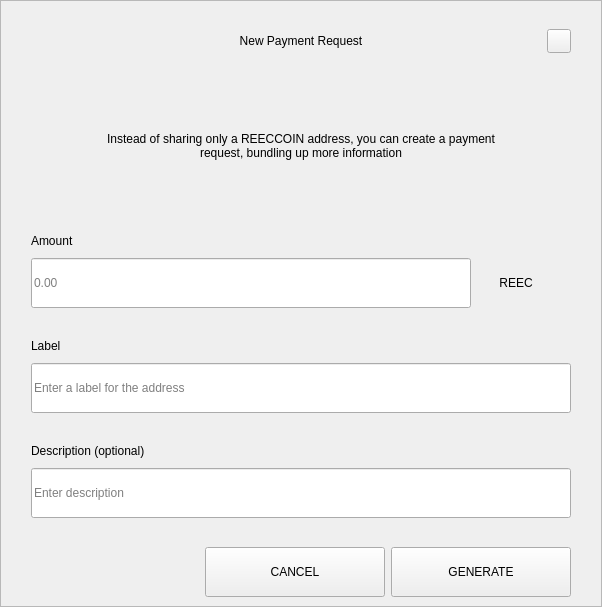
<?xml version="1.0" encoding="UTF-8"?>
<ui version="4.0">
 <class>RequestDialog</class>
 <widget class="QDialog" name="RequestDialog">
  <property name="geometry">
   <rect>
    <x>0</x>
    <y>0</y>
    <width>602</width>
    <height>607</height>
   </rect>
  </property>
  <property name="windowTitle">
   <string>Dialog</string>
  </property>
  <layout class="QVBoxLayout" name="verticalLayout_5">
   <property name="spacing">
    <number>0</number>
   </property>
   <property name="leftMargin">
    <number>0</number>
   </property>
   <property name="topMargin">
    <number>0</number>
   </property>
   <property name="rightMargin">
    <number>0</number>
   </property>
   <property name="bottomMargin">
    <number>0</number>
   </property>
   <item>
    <widget class="QFrame" name="frame">
     <property name="styleSheet">
      <string notr="true"/>
     </property>
     <property name="frameShape">
      <enum>QFrame::StyledPanel</enum>
     </property>
     <property name="frameShadow">
      <enum>QFrame::Raised</enum>
     </property>
     <layout class="QVBoxLayout" name="verticalLayout_4" stretch="1,0,0">
      <property name="spacing">
       <number>0</number>
      </property>
      <property name="leftMargin">
       <number>30</number>
      </property>
      <property name="topMargin">
       <number>20</number>
      </property>
      <property name="rightMargin">
       <number>30</number>
      </property>
      <property name="bottomMargin">
       <number>0</number>
      </property>
      <item>
       <layout class="QHBoxLayout" name="horizontalLayout_3">
        <property name="spacing">
         <number>0</number>
        </property>
        <item>
         <spacer name="horizontalSpacer_21">
          <property name="orientation">
           <enum>Qt::Horizontal</enum>
          </property>
          <property name="sizeHint" stdset="0">
           <size>
            <width>40</width>
            <height>20</height>
           </size>
          </property>
         </spacer>
        </item>
        <item>
         <widget class="QLabel" name="labelTitle">
          <property name="minimumSize">
           <size>
            <width>0</width>
            <height>40</height>
           </size>
          </property>
          <property name="maximumSize">
           <size>
            <width>16777215</width>
            <height>40</height>
           </size>
          </property>
          <property name="styleSheet">
           <string notr="true">padding-left:24px;</string>
          </property>
          <property name="text">
           <string>New Payment Request</string>
          </property>
          <property name="alignment">
           <set>Qt::AlignCenter</set>
          </property>
          <property name="margin">
           <number>7</number>
          </property>
         </widget>
        </item>
        <item>
         <spacer name="horizontalSpacer">
          <property name="orientation">
           <enum>Qt::Horizontal</enum>
          </property>
          <property name="sizeHint" stdset="0">
           <size>
            <width>40</width>
            <height>20</height>
           </size>
          </property>
         </spacer>
        </item>
        <item>
         <widget class="QPushButton" name="btnEsc">
          <property name="minimumSize">
           <size>
            <width>24</width>
            <height>24</height>
           </size>
          </property>
          <property name="maximumSize">
           <size>
            <width>24</width>
            <height>24</height>
           </size>
          </property>
          <property name="focusPolicy">
           <enum>Qt::NoFocus</enum>
          </property>
          <property name="text">
           <string/>
          </property>
         </widget>
        </item>
       </layout>
      </item>
      <item>
       <widget class="QStackedWidget" name="stack">
        <property name="minimumSize">
         <size>
          <width>540</width>
          <height>0</height>
         </size>
        </property>
        <property name="maximumSize">
         <size>
          <width>540</width>
          <height>16777215</height>
         </size>
        </property>
        <property name="currentIndex">
         <number>0</number>
        </property>
        <widget class="QWidget" name="page_1">
         <property name="minimumSize">
          <size>
           <width>540</width>
           <height>0</height>
          </size>
         </property>
         <property name="maximumSize">
          <size>
           <width>540</width>
           <height>16777215</height>
          </size>
         </property>
         <layout class="QVBoxLayout" name="layout1">
          <property name="spacing">
           <number>0</number>
          </property>
          <property name="leftMargin">
           <number>0</number>
          </property>
          <property name="topMargin">
           <number>0</number>
          </property>
          <property name="rightMargin">
           <number>0</number>
          </property>
          <property name="bottomMargin">
           <number>0</number>
          </property>
          <item>
           <spacer name="verticalSpacer_21">
            <property name="orientation">
             <enum>Qt::Vertical</enum>
            </property>
            <property name="sizeType">
             <enum>QSizePolicy::Fixed</enum>
            </property>
            <property name="sizeHint" stdset="0">
             <size>
              <width>20</width>
              <height>30</height>
             </size>
            </property>
           </spacer>
          </item>
          <item alignment="Qt::AlignHCenter">
           <widget class="QLabel" name="labelMessage">
            <property name="minimumSize">
             <size>
              <width>400</width>
              <height>50</height>
             </size>
            </property>
            <property name="text">
             <string>Instead of sharing only a REECCOIN address, you can create a payment request, bundling up more information</string>
            </property>
            <property name="alignment">
             <set>Qt::AlignCenter</set>
            </property>
            <property name="wordWrap">
             <bool>true</bool>
            </property>
           </widget>
          </item>
          <item alignment="Qt::AlignBottom">
           <widget class="QWidget" name="containerAmount" native="true">
            <layout class="QVBoxLayout" name="verticalLayout">
             <property name="spacing">
              <number>9</number>
             </property>
             <property name="leftMargin">
              <number>0</number>
             </property>
             <property name="topMargin">
              <number>0</number>
             </property>
             <property name="rightMargin">
              <number>0</number>
             </property>
             <property name="bottomMargin">
              <number>0</number>
             </property>
             <item>
              <widget class="QLabel" name="labelSubtitleAmount">
               <property name="minimumSize">
                <size>
                 <width>350</width>
                 <height>16</height>
                </size>
               </property>
               <property name="maximumSize">
                <size>
                 <width>16777215</width>
                 <height>16</height>
                </size>
               </property>
               <property name="text">
                <string>Amount</string>
               </property>
              </widget>
             </item>
             <item alignment="Qt::AlignTop">
              <widget class="QWidget" name="layoutAmount" native="true">
               <layout class="QHBoxLayout" name="horizontalLayout" stretch="2,0">
                <property name="spacing">
                 <number>0</number>
                </property>
                <property name="leftMargin">
                 <number>0</number>
                </property>
                <property name="topMargin">
                 <number>0</number>
                </property>
                <property name="rightMargin">
                 <number>0</number>
                </property>
                <property name="bottomMargin">
                 <number>0</number>
                </property>
                <item>
                 <widget class="QLineEdit" name="lineEditAmount">
                  <property name="minimumSize">
                   <size>
                    <width>0</width>
                    <height>50</height>
                   </size>
                  </property>
                  <property name="maximumSize">
                   <size>
                    <width>16777215</width>
                    <height>50</height>
                   </size>
                  </property>
                  <property name="placeholderText">
                   <string notr="true">0.00</string>
                  </property>
                 </widget>
                </item>
                <item>
                 <widget class="QWidget" name="comboContainer" native="true">
                  <property name="minimumSize">
                   <size>
                    <width>100</width>
                    <height>50</height>
                   </size>
                  </property>
                  <property name="maximumSize">
                   <size>
                    <width>16777215</width>
                    <height>50</height>
                   </size>
                  </property>
                  <layout class="QHBoxLayout" name="horizontalLayout_31">
                   <property name="spacing">
                    <number>0</number>
                   </property>
                   <property name="leftMargin">
                    <number>0</number>
                   </property>
                   <property name="topMargin">
                    <number>0</number>
                   </property>
                   <property name="rightMargin">
                    <number>10</number>
                   </property>
                   <property name="bottomMargin">
                    <number>0</number>
                   </property>
                   <item>
                    <widget class="QLabel" name="comboBoxCoin">
                     <property name="text">
                      <string>REEC</string>
                     </property>
                     <property name="alignment">
                      <set>Qt::AlignCenter</set>
                     </property>
                    </widget>
                   </item>
                  </layout>
                 </widget>
                </item>
               </layout>
              </widget>
             </item>
            </layout>
           </widget>
          </item>
          <item>
           <spacer name="verticalSpacer_31">
            <property name="orientation">
             <enum>Qt::Vertical</enum>
            </property>
            <property name="sizeType">
             <enum>QSizePolicy::Fixed</enum>
            </property>
            <property name="sizeHint" stdset="0">
             <size>
              <width>20</width>
              <height>30</height>
             </size>
            </property>
           </spacer>
          </item>
          <item>
           <layout class="QVBoxLayout" name="verticalLayoutLabel">
            <property name="spacing">
             <number>9</number>
            </property>
            <item>
             <widget class="QLabel" name="labelSubtitleLabel">
              <property name="minimumSize">
               <size>
                <width>0</width>
                <height>16</height>
               </size>
              </property>
              <property name="maximumSize">
               <size>
                <width>16777215</width>
                <height>16</height>
               </size>
              </property>
              <property name="text">
               <string>Label</string>
              </property>
             </widget>
            </item>
            <item>
             <widget class="QLineEdit" name="lineEditLabel">
              <property name="minimumSize">
               <size>
                <width>0</width>
                <height>50</height>
               </size>
              </property>
              <property name="maximumSize">
               <size>
                <width>16777215</width>
                <height>50</height>
               </size>
              </property>
              <property name="placeholderText">
               <string>Enter a label for the address</string>
              </property>
             </widget>
            </item>
           </layout>
          </item>
          <item>
           <spacer name="verticalSpacer_34">
            <property name="orientation">
             <enum>Qt::Vertical</enum>
            </property>
            <property name="sizeType">
             <enum>QSizePolicy::Fixed</enum>
            </property>
            <property name="sizeHint" stdset="0">
             <size>
              <width>20</width>
              <height>30</height>
             </size>
            </property>
           </spacer>
          </item>
          <item>
           <layout class="QVBoxLayout" name="verticalLayoutDescription">
            <property name="spacing">
             <number>9</number>
            </property>
            <item>
             <widget class="QLabel" name="labelSubtitleDescription">
              <property name="minimumSize">
               <size>
                <width>0</width>
                <height>16</height>
               </size>
              </property>
              <property name="maximumSize">
               <size>
                <width>16777215</width>
                <height>16</height>
               </size>
              </property>
              <property name="text">
               <string>Description (optional)</string>
              </property>
             </widget>
            </item>
            <item>
             <widget class="QLineEdit" name="lineEditDescription">
              <property name="minimumSize">
               <size>
                <width>0</width>
                <height>50</height>
               </size>
              </property>
              <property name="maximumSize">
               <size>
                <width>16777215</width>
                <height>50</height>
               </size>
              </property>
              <property name="placeholderText">
               <string>Enter description</string>
              </property>
             </widget>
            </item>
            <item>
             <spacer name="verticalSpacer_4">
              <property name="orientation">
               <enum>Qt::Vertical</enum>
              </property>
              <property name="sizeType">
               <enum>QSizePolicy::Fixed</enum>
              </property>
              <property name="sizeHint" stdset="0">
               <size>
                <width>20</width>
                <height>20</height>
               </size>
              </property>
             </spacer>
            </item>
           </layout>
          </item>
         </layout>
        </widget>
        <widget class="QWidget" name="page_2">
         <layout class="QVBoxLayout" name="layout2">
          <item>
           <spacer name="verticalSpacer_5">
            <property name="orientation">
             <enum>Qt::Vertical</enum>
            </property>
            <property name="sizeType">
             <enum>QSizePolicy::Fixed</enum>
            </property>
            <property name="sizeHint" stdset="0">
             <size>
              <width>20</width>
              <height>50</height>
             </size>
            </property>
           </spacer>
          </item>
          <item alignment="Qt::AlignHCenter">
           <widget class="QLabel" name="labelQrImg">
            <property name="minimumSize">
             <size>
              <width>260</width>
              <height>260</height>
             </size>
            </property>
            <property name="maximumSize">
             <size>
              <width>260</width>
              <height>260</height>
             </size>
            </property>
            <property name="text">
             <string/>
            </property>
            <property name="alignment">
             <set>Qt::AlignCenter</set>
            </property>
           </widget>
          </item>
          <item>
           <spacer name="verticalSpacer_2">
            <property name="orientation">
             <enum>Qt::Vertical</enum>
            </property>
            <property name="sizeType">
             <enum>QSizePolicy::Fixed</enum>
            </property>
            <property name="sizeHint" stdset="0">
             <size>
              <width>20</width>
              <height>30</height>
             </size>
            </property>
           </spacer>
          </item>
          <item alignment="Qt::AlignHCenter">
           <widget class="QLabel" name="labelAddress">
            <property name="text">
             <string>D7VFR83SQbiezrW72hjcWJtcfip5krte2Z </string>
            </property>
           </widget>
          </item>
          <item>
           <spacer name="verticalSpacer_32">
            <property name="orientation">
             <enum>Qt::Vertical</enum>
            </property>
            <property name="sizeType">
             <enum>QSizePolicy::Expanding</enum>
            </property>
            <property name="sizeHint" stdset="0">
             <size>
              <width>20</width>
              <height>20</height>
             </size>
            </property>
           </spacer>
          </item>
          <item>
           <layout class="QHBoxLayout" name="horizontal">
            <property name="leftMargin">
             <number>20</number>
            </property>
            <property name="rightMargin">
             <number>20</number>
            </property>
            <property name="bottomMargin">
             <number>20</number>
            </property>
            <item>
             <spacer name="horizontalSpacer_4">
              <property name="orientation">
               <enum>Qt::Horizontal</enum>
              </property>
              <property name="sizeHint" stdset="0">
               <size>
                <width>40</width>
                <height>20</height>
               </size>
              </property>
             </spacer>
            </item>
            <item>
             <widget class="QPushButton" name="btnCopyAddress">
              <property name="minimumSize">
               <size>
                <width>180</width>
                <height>50</height>
               </size>
              </property>
              <property name="text">
               <string>COPY ADDRESS</string>
              </property>
             </widget>
            </item>
            <item>
             <widget class="QPushButton" name="btnCopyUrl">
              <property name="minimumSize">
               <size>
                <width>180</width>
                <height>50</height>
               </size>
              </property>
              <property name="text">
               <string>COPY URL</string>
              </property>
             </widget>
            </item>
            <item>
             <spacer name="horizontalSpacer_2">
              <property name="orientation">
               <enum>Qt::Horizontal</enum>
              </property>
              <property name="sizeHint" stdset="0">
               <size>
                <width>40</width>
                <height>20</height>
               </size>
              </property>
             </spacer>
            </item>
           </layout>
          </item>
         </layout>
        </widget>
       </widget>
      </item>
      <item>
       <widget class="QWidget" name="buttonsStack" native="true">
        <layout class="QHBoxLayout" name="horizontalLayout_5">
         <property name="leftMargin">
          <number>20</number>
         </property>
         <property name="rightMargin">
          <number>0</number>
         </property>
         <item>
          <spacer name="horizontalSpacer_41">
           <property name="orientation">
            <enum>Qt::Horizontal</enum>
           </property>
           <property name="sizeHint" stdset="0">
            <size>
             <width>40</width>
             <height>20</height>
            </size>
           </property>
          </spacer>
         </item>
         <item>
          <widget class="QPushButton" name="btnCancel">
           <property name="minimumSize">
            <size>
             <width>180</width>
             <height>50</height>
            </size>
           </property>
           <property name="focusPolicy">
            <enum>Qt::NoFocus</enum>
           </property>
           <property name="text">
            <string>CANCEL</string>
           </property>
          </widget>
         </item>
         <item>
          <widget class="QPushButton" name="btnSave">
           <property name="minimumSize">
            <size>
             <width>180</width>
             <height>50</height>
            </size>
           </property>
           <property name="focusPolicy">
            <enum>Qt::NoFocus</enum>
           </property>
           <property name="text">
            <string>GENERATE</string>
           </property>
          </widget>
         </item>
        </layout>
       </widget>
      </item>
     </layout>
    </widget>
   </item>
  </layout>
 </widget>
 <resources/>
 <connections/>
</ui>
